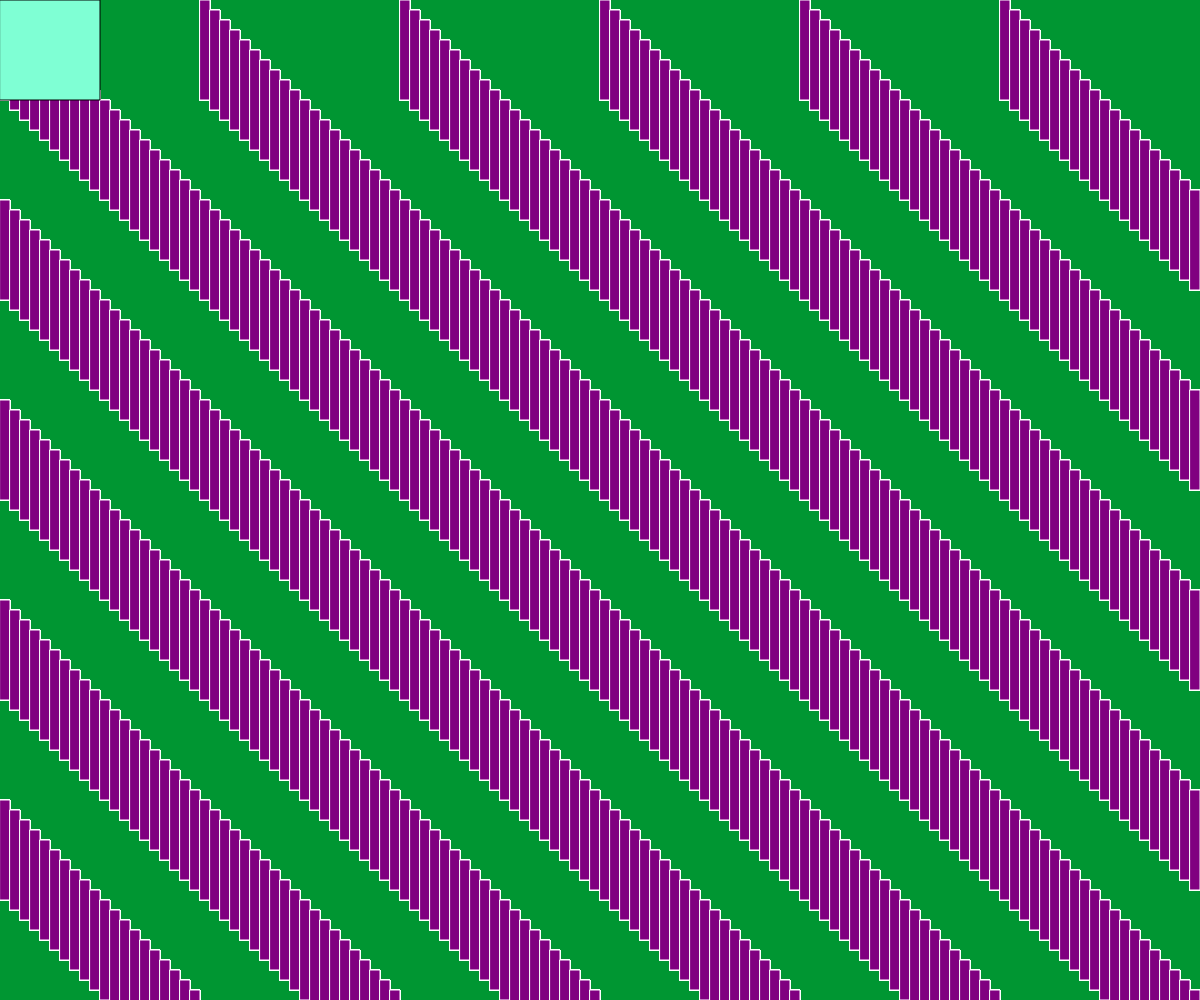
Frame 1 (no input)
Frame 60 (no input): identical to frame 1, image omitted
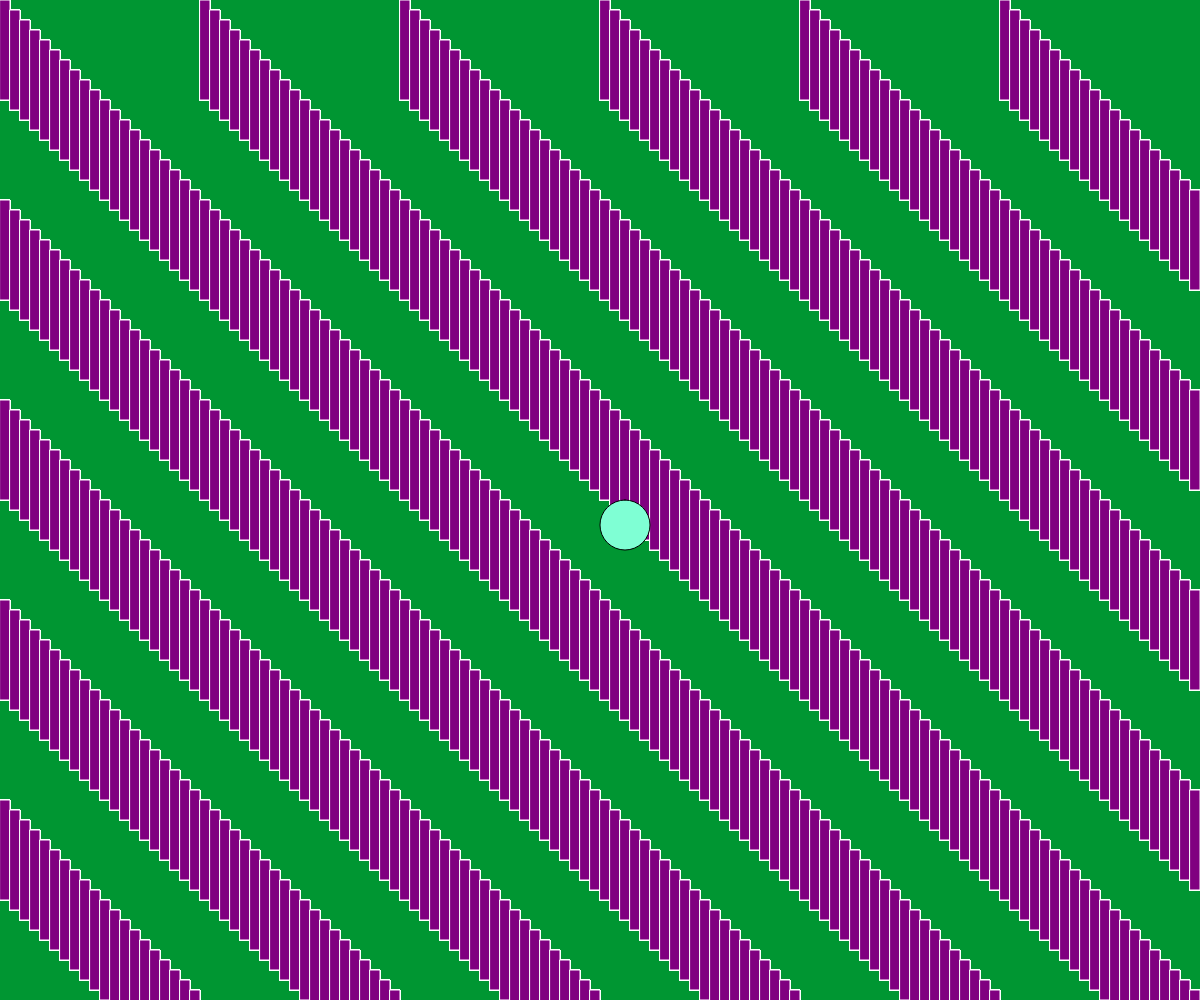
Frame 120 (the mouse pressed at the canvas centre since frame 60)

The p5.js sketch that drew these frames (run headless with seeded random() and noise() and a simulated clock; from frame 60 on, the mouse is pressed at the canvas centre):

// p5.js sketch
// ── sketch.js
function setup(){
    createCanvas(windowWidth,windowHeight);
}

function draw(){
    background(0, 150, 50);
    fill('purple');
    stroke('white')
    for(var i = 0; i < 10000; i++){
        rect((i*10)%width, (i*10)%height,10,100);
 }

 fill('aquamarine');
 stroke('black')
 if(mouseX < 200){
    rect(mouseX,mouseY,100,100);
 }else{
    rect(mouseX,mouseY,50,50,25)
 }
}
